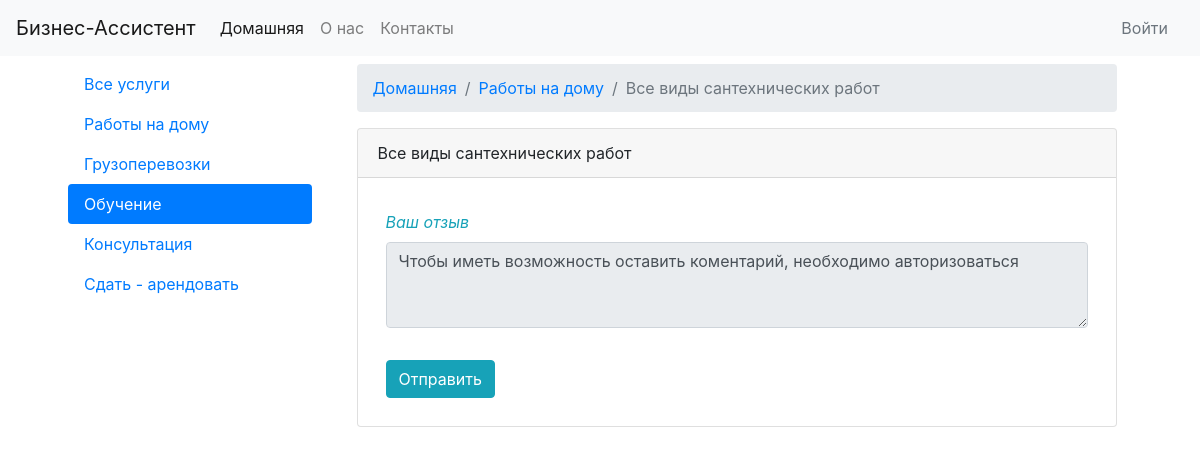
Page /servReview.php?id=3 on the committed database.
### tables this page shows
CREATE TABLE `serv_category` (
  `serv_cat_id` int(11) NOT NULL,
  `serv_cat_name` varchar(255) NOT NULL
);

CREATE TABLE `serv_orders` (
  `id` int(11) NOT NULL,
  `user_b_id` varchar(255) NOT NULL,
  `cat_id` varchar(255) NOT NULL,
  `title` varchar(255) NOT NULL,
  `description` varchar(255) NOT NULL,
  `content` varchar(500) NOT NULL,
  `data` varchar(50) NOT NULL,
  `data_start` varchar(50) NOT NULL,
  `phone` varchar(50) NOT NULL,
  `addr_town` varchar(255) NOT NULL,
  `addr_street` varchar(255) NOT NULL,
  `addr_house` varchar(255) NOT NULL,
  `addr_flat` varchar(50) NOT NULL,
  `status` varchar(255) NOT NULL,
  `image` varchar(255) NOT NULL,
  `data_stop` varchar(50) NOT NULL
);

### servReview.php (the view, shortened to what this page needs)
<?php
	include $_SERVER['DOCUMENT_ROOT'] . '/configs/db.php';
	include $_SERVER['DOCUMENT_ROOT'] . "/parts/header.php";
	if(isset($_COOKIE['user'])){
		$userLogged = '';
		$reviewText = '';
	}else{
		$userLogged = 'disabled="disabled"';
		$reviewText = 'Чтобы иметь возможность оставить коментарий, необходимо авторизоваться';
	}
		$sql = "SELECT * FROM serv_orders WHERE id=" . $_GET['id'] . " ";
		$result = $conn->query($sql);
		$row = mysqli_fetch_assoc($result);
		$categoryResult = $conn->query('SELECT * FROM serv_category WHERE serv_cat_id =' . $row['cat_id'] . '');
		$category =  mysqli_fetch_assoc($categoryResult);
?>
<nav aria-label="breadcrumb">
  <ol class="breadcrumb">
    <li class="breadcrumb-item"><a href="/">Домашняя</a></li>
    <li class="breadcrumb-item active">
    	<a href="cat.php?id=<?php echo $category['serv_cat_id'] ?>">
    		<?php echo $category['serv_cat_name'];?>
    	</a>
    </li>
    <li class="breadcrumb-item active" aria-current="page"><?php echo $row['title']?></li>
  </ol>
</nav>
<div class="row">
	<div class="col-12">
		<div class="card">
			<div class="card-header"><?php echo $row['title']; ?></div>
				<div class="card-body">
		   		<form class="mx-2" action="/modules/servReviewDB.php" method="POST" id="servReviewForm">
				  <div class="form-group">
				    <div class="form-group">
					    <label for="servRviewText"><i class="text-info">Ваш отзыв</i></label>
					    <textarea type="text" class="form-control" name="servRviewText" rows="3" <?php echo $userLogged ?>><?php echo $reviewText ?></textarea>
					</div>
				  </div>
				  <button type="submit" class="btn btn-info mt-3 mb-2">Отправить</button>
				</form>
				</div>
	  	</div>
	</div>
</div>
<?php
	include $_SERVER['DOCUMENT_ROOT'] . "/parts/futer.php";
?>

### parts/cat_nav.php
<div class="nav flex-column nav-pills" id="v-pills-tab" role="tablist" aria-orientation="vertical">
	<a class="nav-link <?php if( !isset($_GET['id']) ){echo 'active';}?>" href="/">Все услуги</a>
	<?php
		$sql = "SELECT * FROM serv_category";
		$result = $conn->query($sql);
		while ( $row = mysqli_fetch_assoc($result) ) {
			if (isset($_GET['id']) && $_GET['id'] == $row['serv_cat_id']) {?>
				<a class="nav-link active" href="/cat.php?id=<?php echo $row['serv_cat_id']?>"><?php echo $row['serv_cat_name']?></a>
			<?php
			}
			else {?>
				<a class="nav-link" href="/cat.php?id=<?php echo $row['serv_cat_id']?>"><?php echo $row['serv_cat_name']?></a>
			<?php
			}
		}
	?>
</div>

### rows in the picture
serv_category: serv_cat_name "Работы на дому"
serv_category: serv_cat_name "Грузоперевозки"
serv_category: serv_cat_name "Обучение"
serv_category: serv_cat_name "Консультация"
serv_category: serv_cat_name "Сдать - арендовать"
serv_orders: title "Все виды сантехнических работ"
